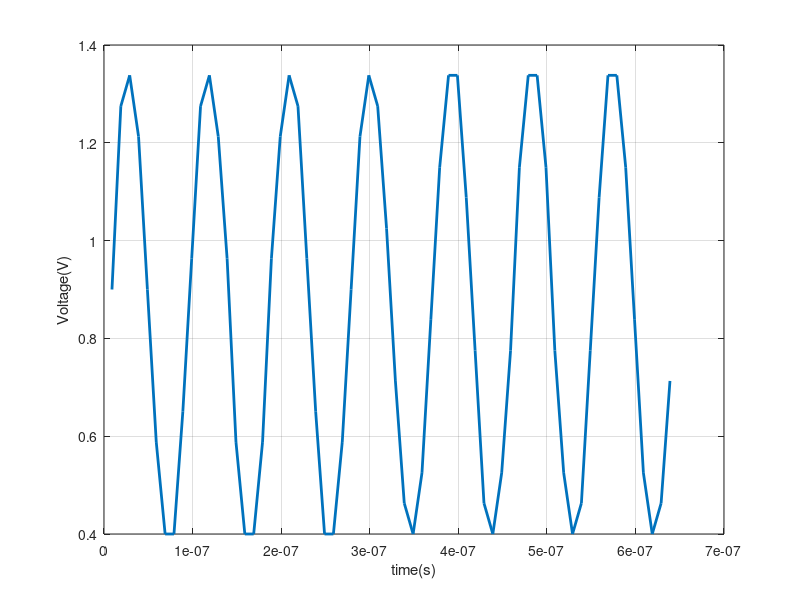

This chart was generated by the following MATLAB code: (Note: this script raises an error after producing the figure.)
clc; close all;
%data = importdata('verilogA_DAC_output.csv');
data = importdata('ideal_DAC_output.csv');
t = data(:,1);
x = data(:,2);
plot(t,x,'linewidth',2); grid on;
xlabel('time(s)'); ylabel('Voltage(V)')

FS = 1;
fs = 100e6;
fnyquist = fs/2;
N = 64;
cycles = 7;
fx = (cycles/N)*fs;
Afs = 1;

% spectrum
% PrettyFFT Gives ENOB, SNDR, SFDR, SNR
figure
prettyFFT(x); grid on;

figure
s = abs(fft(x,N))
p = s(1:(N/2)+1);
p = 2*p/N/FS;
f = [0:(N/2)]
stem(f,p,'linewidth',2); grid on;

figure
f = [0:N-1]
s = 20*log10(2*s/N/FS)
plot(f,s,'linewidth',2); grid on;
xlabel('frequency[bin]'); ylabel('DFT magnitude [dBFS]')

figure
m = s(1:(N/2)+1);
f = [0:(N/2)]
plot(f,m,'linewidth',2); grid on;
xlabel('frequency[bin]'); ylabel('DFT magnitude [dBFS]')